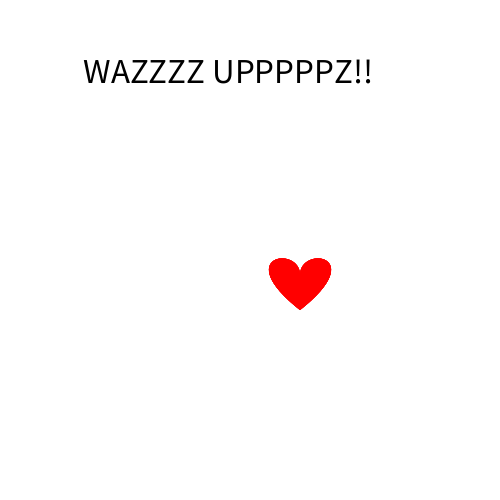
Frame 1 (no input)
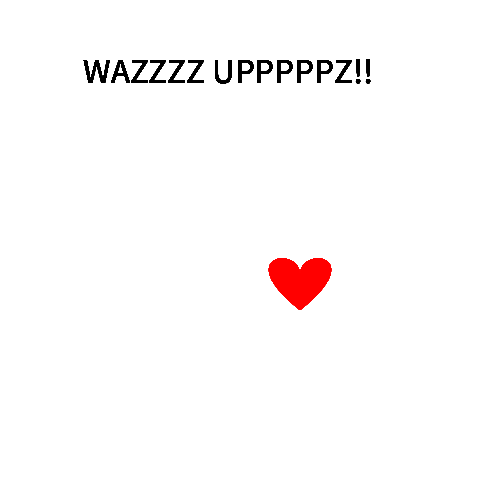
Frame 60 (the mouse pressed at the canvas centre just before this capture)
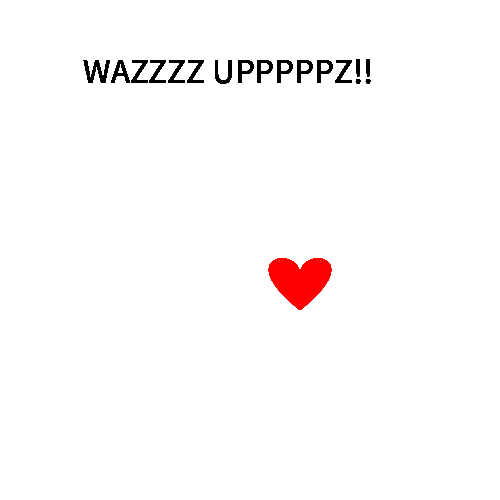
Frame 120 (the mouse held since frame 60 and released just before this capture)

The Processing sketch that drew these frames (run headless with seeded random() and noise(); from frame 60 on, the mouse is pressed at the canvas centre):

// Processing sketch: processing_170609
// ── processing_170609.pde

void setup() {
  size(500, 500);
  background(255);
  noStroke();
  smooth();
  frameRate(6);
}
 
void draw() {
   for (float i=0; i < 10; i++) { //this continuously draws the hearts and the confetti!
    drawHeart(250,250);
     
   }
    
   textSize(35);
   smooth();
   fill(0);
   text("WAZZZZ UPPPPPZ!!", width/6, height/6);
    
}
 
void drawHeart (int x, int y) { //referenced and then scaled heart!
    smooth();
    noStroke();
    fill(255, 0, 0, 150);
    beginShape();
    vertex(50+x, 25+y);
    bezierVertex(50+x, -5+y, 120+x, 5+y, 50+x, 60+y);
    vertex(50+x, 25+y);
    bezierVertex(50+x, -5+y, -20+x, 5+y, 50+x, 60+y);
    endShape();
     
}
 
